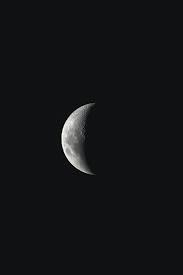
#> input picture notebooks/files/download.jpg, 183 x 275 px
$ jupyter execute pillow.ipynb
#> lines starting #> are read from the running program, lines starting #| are printed output that depends on the picture
# Image Processing using the `Pillow` Python library

[cell 1]
# Open image
from PIL import Image

filename = 'files/download.jpg'
# Read image from file
with Image.open(filename) as img:
    # Read image into memory so file can now be closed
#> img is the input picture: PIL image 183x275 RGB; mean R, G, B 19, 20, 21.9
    print(img.load())
#> (printed output is left out)

[cell 2]
# Show image
img.show()

# Image metadata
print(img.format)
#| JPEG
print(img.size)
#| (183, 275)
print(img.mode)
#| RGB

[cell 3]
# Crop image
cropped_img = img.crop((46, 45, 141, 245))
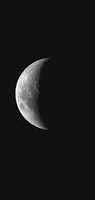
#> cropped_img: PIL image 95x200 RGB; mean R, G, B 23.9, 24.9, 26.6
print(cropped_img.size)
#| (95, 200)

cropped_img.show()

[cell 4]
# Resize image
low_res_img = cropped_img.resize(
    (cropped_img.width // 4, cropped_img.height // 4)
)
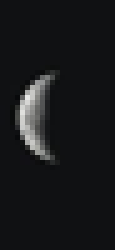
#> low_res_img: PIL image 23x50 RGB (shown 5 times larger); mean R, G, B 23.9, 24.9, 26.6
low_res_img.show()

[cell 5]
# Alternative way to reduce image scale
low_res_img = cropped_img.reduce(4)
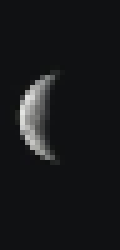
#> low_res_img: PIL image 24x50 RGB (shown 5 times larger); mean R, G, B 23.8, 24.8, 26.5

[cell 6]
# Save cropped image
cropped_img.save('files/cropped_img.jpg')

[cell 7]
# Rotate or flip image
converted_img = img.transpose(Image.FLIP_TOP_BOTTOM)
converted_img.show()

rotated_img = img.rotate(45, expand=True)
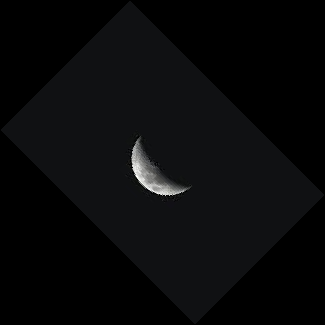
#> rotated_img: PIL image 325x325 RGB; mean R, G, B 9, 9.5, 10.4
rotated_img.show()

[cell 8]
from PIL import Image, ImageFilter

filename = 'files/Dubai_Marina_Skyline.jpg'
# Read image from file
with Image.open(filename) as img:
    # Read image into memory so file can now be closed
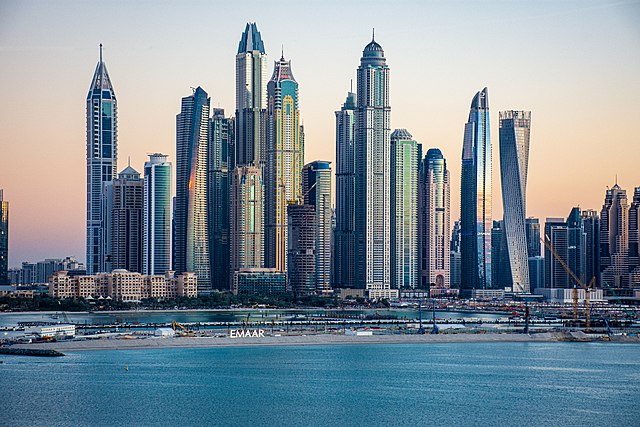
#> input picture notebooks/files/Dubai_Marina_Skyline.jpg, 640 x 427 px
#> img is the input picture: PIL image 640x427 RGB; mean R, G, B 126.2, 140.7, 150.9
    print(img.load())
#> (printed output is left out)

img_gray = img.convert('L')
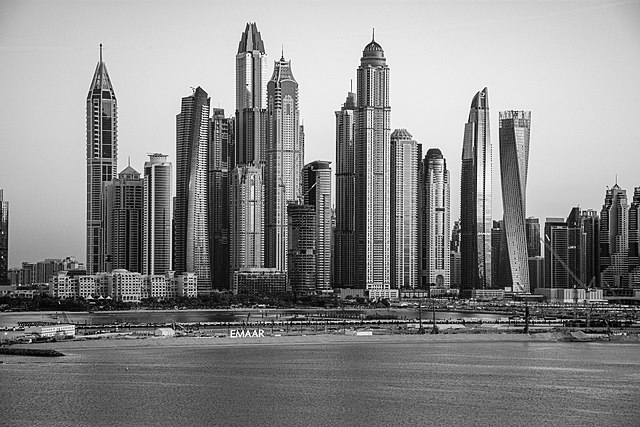
#> img_gray: PIL image 640x427 L; min 0, max 255, mean 137.6
img_gray_smooth = img_gray.filter(ImageFilter.SMOOTH)
edges_smooth = img_gray_smooth.filter(ImageFilter.FIND_EDGES)
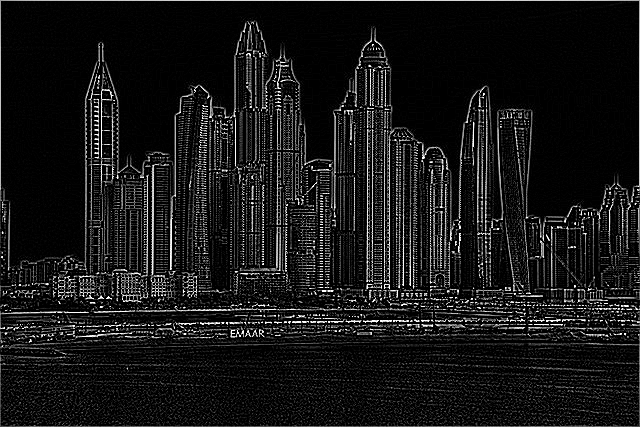
#> edges_smooth: PIL image 640x427 L; min 0, max 255, mean 22.8
edges_smooth.show()

[cell 9]
emboss = img_gray_smooth.filter(ImageFilter.EMBOSS)
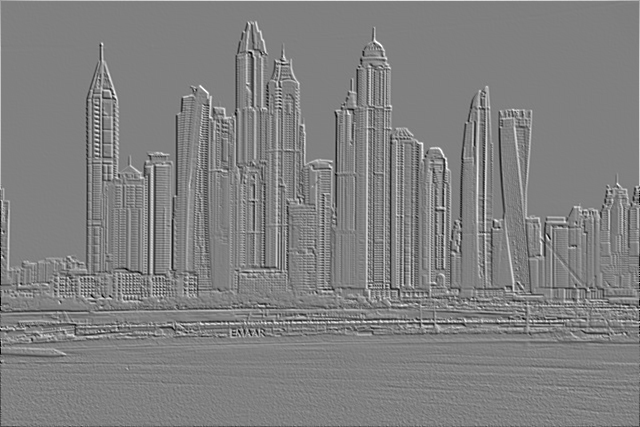
#> emboss: PIL image 640x427 L; min 0, max 255, mean 128.4
emboss.show()
